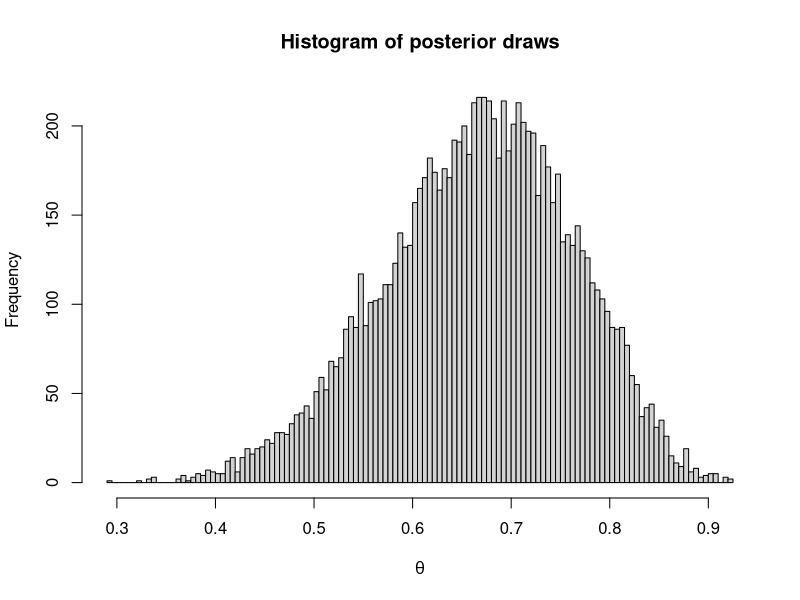
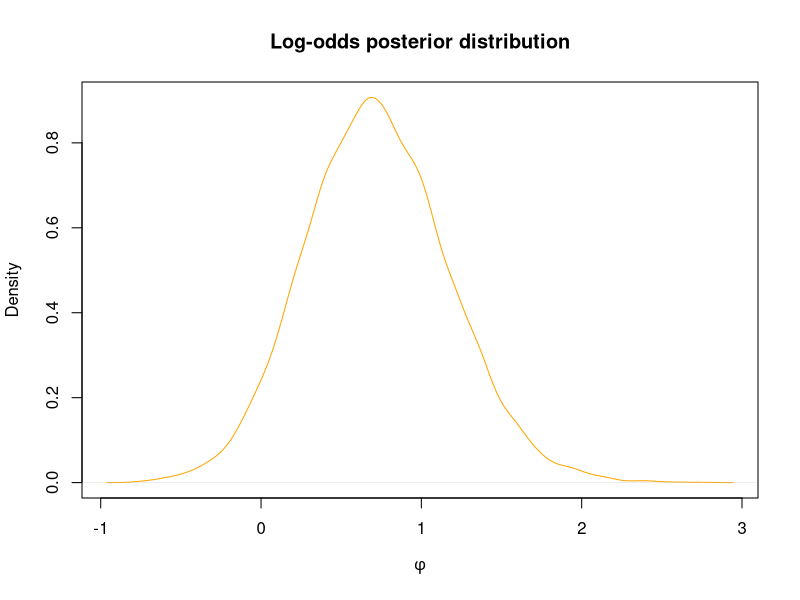
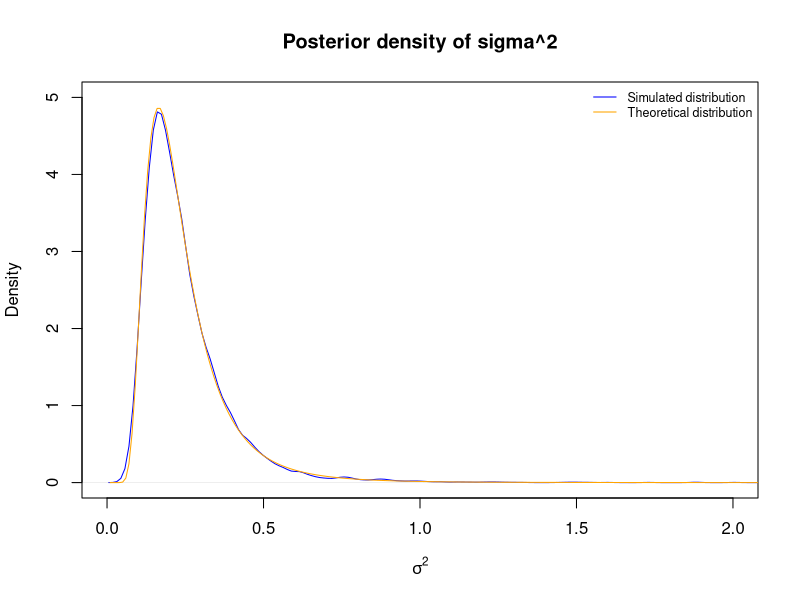
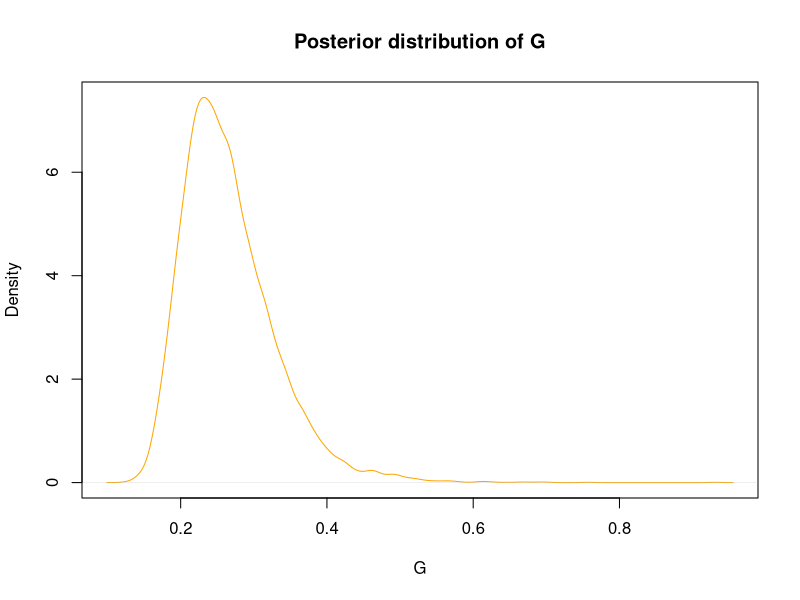
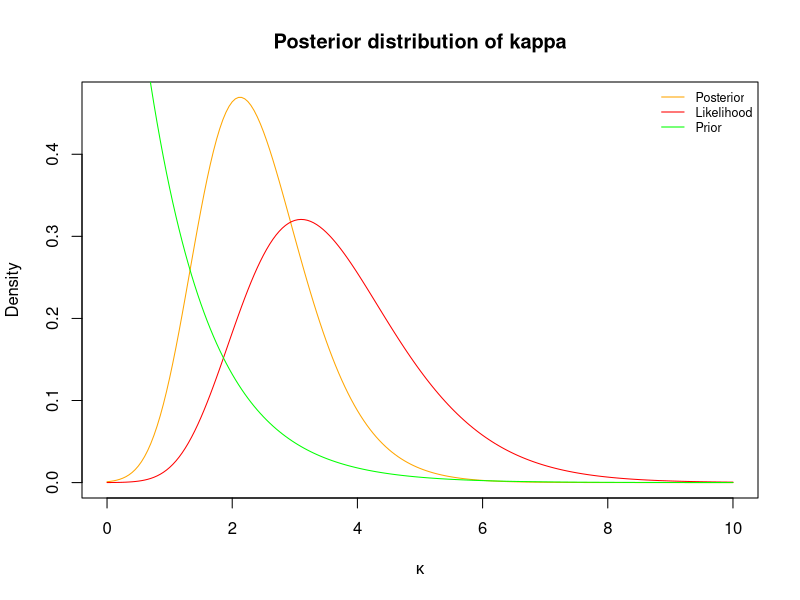

Recreate these plots in R, in order. (Note: this script raises an error after producing the figures.)
## ---- chunk 1
knitr::opts_chunk$set(echo = FALSE)
knitr::opts_chunk$set(fig.align = "center")
posterior.col  = "orange"
likelihood.col = "red"
prior.col      = "green"
## ---- chunk 2
#source("exam_code")
## ---- chunk 3
# a) Show that posterior converges to 14/20 approx. 0.7
alpha0 <- 2
beta0  <- 2 
nDraws <- 10000
n      <- 20
s      <- 14
f      <- n - s
post   <- rbeta(nDraws, alpha0 + s, beta0 + f)
hist(post, 
     breaks = 100,
     main   = "Histogram of posterior draws",
     xlab   = expression(theta))
## ---- chunk 4
sprintf("Mean of posterior draws %f", mean(post))
## ---- chunk 5
# b) Simulation to compute posterior probability P(theta < 0.4 | y)
thetas <- rbeta(nDraws, alpha0 +s , beta0 + f)
sprintf("Simulated probability of theta < 0.4: %f", length(thetas[thetas<0.4]) / length(thetas))  # Simulated value
sprintf("Exact probability of theta < 0.4: %f", pbeta(0.4, alpha0 + s, beta0 + f))                # Exact value
## ---- chunk 6
# c) Log odds posterior distribution
phi <- sapply(thetas, function(theta) { log(theta / (1 - theta)) })
phi.dens <- density(phi)
plot(phi.dens,
     main = "Log-odds posterior distribution", 
     ylab = "Density",
     xlab = expression(phi),
     col  = posterior.col)
## ---- chunk 7
incomes <- c(14, 25, 45, 25, 30, 33, 19, 50, 34, 67)
mu      <- 3.5
n       <- length(incomes)
tau2    <- sum((log(incomes) - mu)^2) / n 
nDraws  <- 10000
dinvgamma <- function(x, a, b) {
  (b^a)/gamma(a) * x^(-a-1) * exp(-b/x)
}

dinvchisq2 <- function(x, n, tau2) {
  a <- n / 2
  b <- n*tau2 / 2
  dinvgamma(x, a, b)
}

# a) Simulate posterior draws
X           <- rchisq(nDraws, n)
sigma2      <- n*tau2/X
sigma2.dens <- density(sigma2)

plot(sigma2.dens, col = "blue", 
     main = "Posterior density of sigma^2",
     xlab = expression(sigma^2),
     ylim = c(0,5),
     xlim = c(0,2))

# Theoretical sigmas
delta  <- 0.01
grid   <- seq(0.01, 2.5, delta)
sigmas <- dinvchisq2(grid, n, tau2)
lines(grid, sigmas/(sum(sigmas)*delta), type = 'l', col = "orange")
legend("topright", 
       c("Simulated distribution", "Theoretical distribution"), 
       col = c("blue", "orange"),
       lty = 1,
       bty='n', 
       cex=.75)
## ---- chunk 8
# b) Gini coefficient posterior
G      <- 2*pnorm(sqrt(sigma2/2)) - 1
#G.hist <- hist(G, breaks = 100, freq = FALSE, xlim = 0:1)

# c) G Credible interval
G.slice <- sort(G)[(0.025*nDraws):(0.975*nDraws)]
cred.lower.bound <- min(G.slice)
cred.upper.bound <- max(G.slice)
G.dens <- density(G)
plot(G.dens,
     main = "Posterior distribution of G",
     xlab = "G",
     col  = posterior.col)
## ---- chunk 9
sprintf("Credible interval lower bound: %f", cred.lower.bound)
sprintf("Credible interval upper bound: %f", cred.upper.bound)
## ---- chunk 10
# c) G Highest Posterior Density (HPD)
i      <- order(G.dens$y, decreasing = TRUE)
csum   <- cumsum(G.dens$y[i])
m      <- length(csum[csum < sum(G.dens$y)*0.95])
H      <- G.dens$x[i][1:m]
hpd.lower.bound <- min(H)
hpd.upper.bound <- max(H)
sprintf("HPD lower bound: %f", hpd.lower.bound)
sprintf("HPD upper bound: %f", hpd.upper.bound)
## ---- chunk 11

Von.Mises <- function (y, mu, k){
  exp(k*cos(y - mu)) / (2*pi*besselI(k, 0))
}

Y          <- c(-2.44, 2.14, 2.54, 1.83, 2.02, 2.33, -2.79, 2.23, 2.07, 2.02)
mu         <- 2.39
lambda     <- 1
delta      <- 0.05
kappas     <- seq(0, 10, delta)
likelihood <- sapply(kappas, function (k) { prod(Von.Mises(Y, mu, k)) })
prior      <- dexp(kappas, lambda)
posterior  <- likelihood * prior

plot(kappas, posterior/(sum(posterior)*delta),
     main = "Posterior distribution of kappa",
     xlab = expression(kappa),
     ylab = "Density",
     col  = posterior.col, 
     type = 'l')
lines(kappas, likelihood/(sum(likelihood)*delta), col ="red")
lines(kappas, prior/(sum(prior)*delta), col ="green")
legend("topright", 
       c("Posterior", "Likelihood", "Prior"), 
       lty=1, 
       col=c(posterior.col, likelihood.col, prior.col), 
       bty='n', 
       cex=.75)

## ---- chunk 12
sprintf("Posterior mode: %.2f", kappas[which.max(posterior)])
## ---- chunk 13
plot.prior.regression.curves()
## ---- chunk 14
plot.posterior.betas()
## ---- chunk 15
plot.day.density()
## ---- chunk 16
plot.density.nsc()
sprintf("Credible interval 2.5 %% limit: %f", q1[1])
sprintf("Credible interval 97.5%% limit: %f", q1[2]) 
## ---- chunk 17
summary(glmModel)
## ---- chunk 18
plot.does.work()
## ---- chunk 19
plot.gibbs.trajectory()
## ---- chunk 20
plot.ar.process()
## ---- chunk 21
plot.posterior.beta.samples()
## ---- chunk 22
plot.posterior.phis()
## ---- chunk 23
plot.graphical.comparison()
## ---- chunk 24
plot.posterior.predictive.density()
